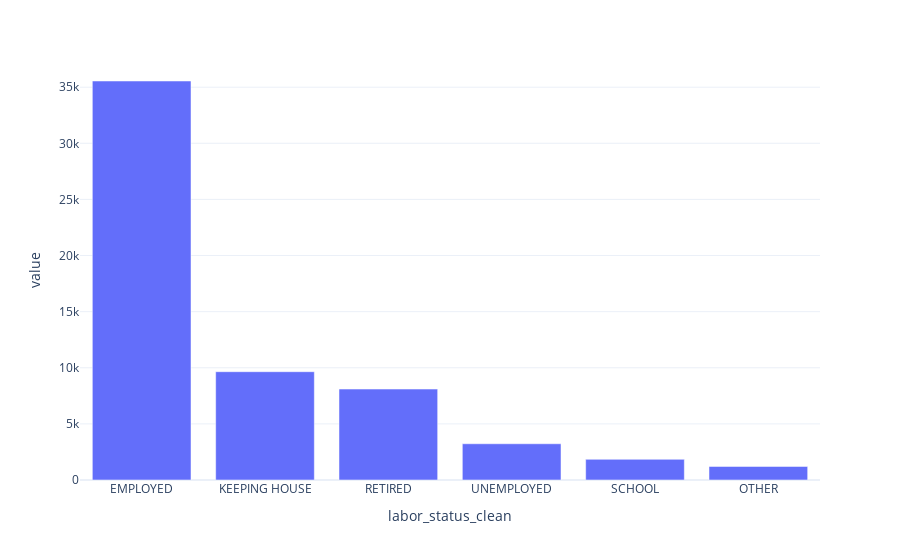

This figure's notebook cell:
### Code cell
fig = px.bar(df['labor_status_clean'].value_counts(), template='plotly_white')
fig.update_layout(showlegend=False)
fig.show()

### Figure 1 — Plotly figure (JSON) as saved in the notebook; plotly's stock layout.template omitted (floating-point values rounded to 4 significant figures)
{"data": [{"alignmentgroup": "True", "hovertemplate": "variable=count<br>labor_status_clean=%{x}<br>value=%{y}<extra></extra>", "legendgroup": "count", "marker": {"color": "#636efa", "pattern": {"shape": ""}}, "name": "count", "offsetgroup": "count", "orientation": "v", "showlegend": true, "textposition": "auto", "type": "bar", "x": ["EMPLOYED", "KEEPING HOUSE", "RETIRED", "UNEMPLOYED", "SCHOOL", "OTHER"], "xaxis": "x", "y": [35552, 9650, 8102, 3230, 1841, 1208], "yaxis": "y"}], "layout": {"autosize": true, "barmode": "relative", "legend": {"title": {"text": "variable"}, "tracegroupgap": 0}, "margin": {"t": 60}, "showlegend": false, "xaxis": {"anchor": "y", "autorange": true, "domain": [0, 1], "range": [-0.5, 5.5], "title": {"text": "labor_status_clean"}, "type": "category"}, "yaxis": {"anchor": "x", "autorange": true, "domain": [0, 1], "range": [0, 37420.0], "title": {"text": "value"}, "type": "linear"}}}
